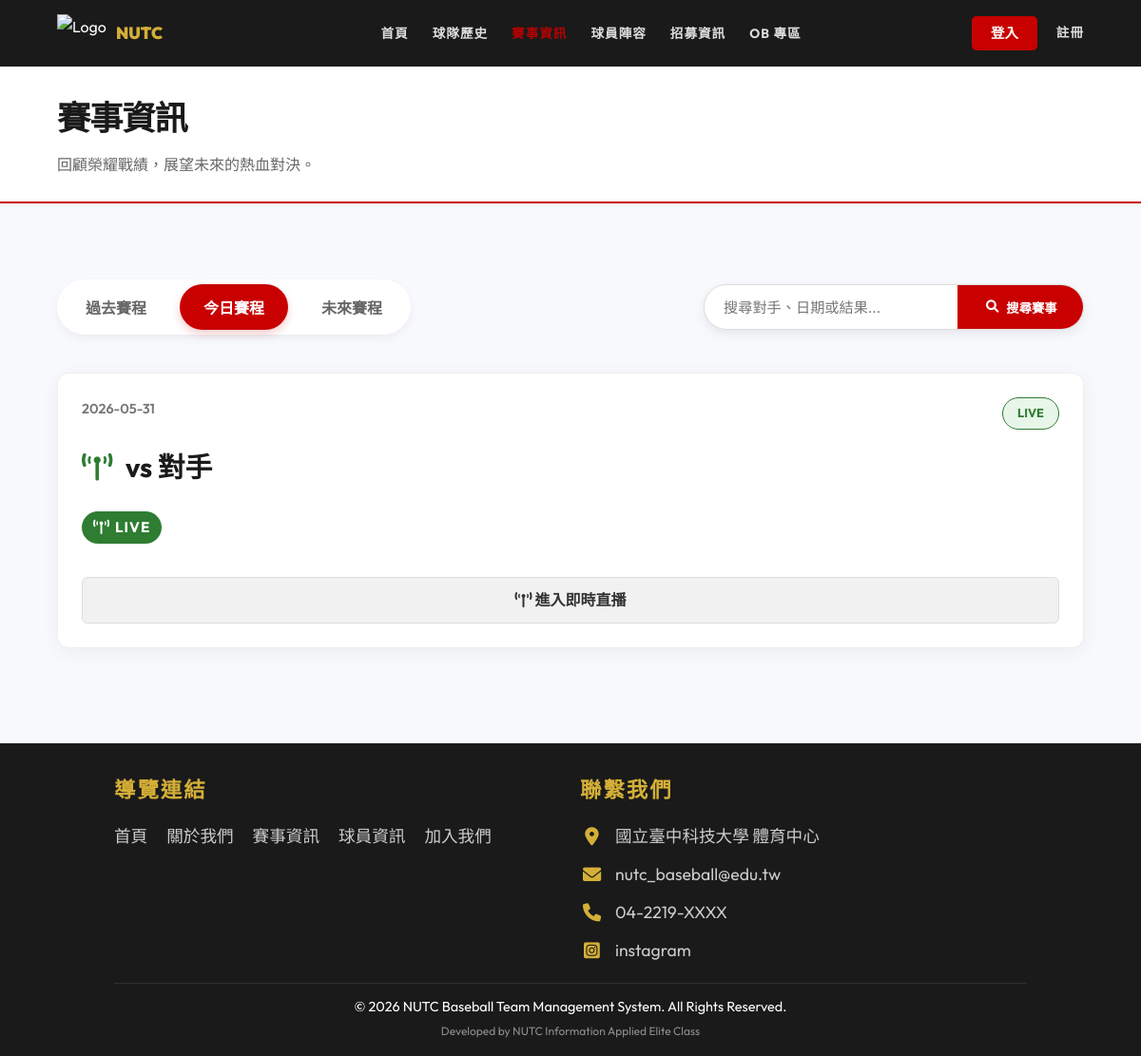
The app's page /matches.php with its own data.
### tables this page shows
CREATE TABLE `game` (
  `Game_id` int(11) NOT NULL COMMENT '比賽識別碼',
  `Team_Id` int(11) NOT NULL COMMENT '關聯 Team.team_Id',
  `game_date` date DEFAULT NULL COMMENT '比賽日期',
  `game_time` time DEFAULT NULL COMMENT '比賽時間 (如: 12:30)',
  `location` varchar(100) DEFAULT NULL COMMENT '比賽地點',
  `opponent` varchar(1000) DEFAULT NULL,
  `result` varchar(10) DEFAULT NULL COMMENT '比賽結果 (如：14 vs 12 勝)',
  `batting_first` varchar(10) DEFAULT NULL COMMENT '先攻或後攻'
);

CREATE TABLE `contact_us` (
  `id` int(11) NOT NULL,
  `icon_class` varchar(50) NOT NULL,
  `content_text` varchar(255) NOT NULL,
  `link` varchar(255) DEFAULT NULL
);

### includes/Database.php (called while the page is built, shortened)
<?php
class Database {
    private $pdo;
    public function __construct() {
        $host = 'localhost';
        $db   = 'baseball_web';
        $user = 'root';
        $pass = '';
        $charset = 'utf8mb4';
        $dsn = "mysql:host=$host;port=3306;dbname=$db;charset=$charset";
        $options = [
            PDO::ATTR_ERRMODE            => PDO::ERRMODE_EXCEPTION,
            PDO::ATTR_DEFAULT_FETCH_MODE => PDO::FETCH_ASSOC,
            PDO::ATTR_EMULATE_PREPARES   => false,
        ];
        try {
            $this->pdo = new PDO($dsn, $user, $pass, $options);
            $stmt = $this->pdo->query("DESCRIBE `player_game_details`");
            $cols = $stmt->fetchAll(PDO::FETCH_COLUMN);
        } catch (\PDOException $e) {
            throw new \PDOException($e->getMessage(), (int)$e->getCode());
        }
    }
    public function getAll($table) {
        $stmt = $this->pdo->query("SELECT * FROM `$table`");
        return $stmt->fetchAll();
    }
}

### includes/config.php (called while the page is built, shortened)
<?php
require_once 'Database.php';
$db = new Database();

### matches.php (the view, shortened to what this page needs)
<?php
require_once 'includes/header.php';
$matches = $db->getAll('game');
$pdo = $db->getPdo();
$live_stmt = $pdo->query("SELECT game_id FROM game_live_state WHERE is_ended = 0");
$live_game_ids = $live_stmt->fetchAll(PDO::FETCH_COLUMN) ?: [];
$search = $_GET['search'] ?? '';
usort($matches, function($a, $b) {
    return strtotime($b['game_date']) - strtotime($a['game_date']);
});
$today = date('Y-m-d');
$todayGames = array_filter($matches, function($m) use ($today, $live_game_ids) {
    return $m['game_date'] === $today || in_array($m['Game_id'], $live_game_ids);
});
$defaultTab = !empty($todayGames) ? 'today-matches' : 'past-matches';
?>
<div class="page-header">
    <h1>賽事資訊</h1>
    <p>回顧榮耀戰績，展望未來的熱血對決。</p>
</div>
<section class="matches-section">
    <div class="container">
        <div style="display: flex; justify-content: space-between; align-items: center; flex-wrap: wrap; gap: 20px; margin-bottom: 40px;">
            <div class="matches-tabs" style="margin-bottom: 0; display: flex; align-items: center; gap: 10px;">
                <button class="btn-tab <?= $defaultTab === 'past-matches' ? 'active' : '' ?>" data-target="past-matches" style="height: 48px;">過去賽程</button>
                <button class="btn-tab <?= $defaultTab === 'today-matches' ? 'active' : '' ?>" data-target="today-matches" style="height: 48px;">今日賽程</button>
                <button class="btn-tab" data-target="future-matches" style="height: 48px;">未來賽程</button>
            </div>
            <form method="GET" class="search-bar-container" style="margin-bottom: 0;">
                <input type="text" name="search" class="search-bar-input" placeholder="搜尋對手、日期或結果..." value="<?= htmlspecialchars($search) ?>">
                <button type="submit" class="search-bar-btn"><i class="fas fa-search"></i> 搜尋賽事</button>
            </form>
        </div>
        <div id="today-matches" class="matches-tab-content" style="display: <?= $defaultTab === 'today-matches' ? 'block' : 'none' ?>;">
            <?php if (empty($todayGames)): ?>
                <div class="empty-state-message">
                    <i class="fas fa-calendar-day"></i>
                    今日暫無賽程安排。
                </div>
            <?php else: ?>
                <div class="card-container">
                    <?php foreach ($todayGames as $g): ?>
                        <?php
                            $isLive = in_array($g['Game_id'], $live_game_ids) && empty($g['result']);
                        ?>
                        <div class="card match-item" data-search="<?= htmlspecialchars(strtolower($g['opponent'] . ' ' . $g['game_date'])) ?>">
                            <div class="card-content" style="display: flex; flex-direction: column; height: 100%;">
                                <div style="flex-grow: 1;">
                                    <div class="match-card-header">
                                        <span class="match-card-date"><?= $g['game_date'] ?></span>
                                        <?php if ($isLive): ?>
                                            <span class="badge badge-live">LIVE</span>
                                        <?php else: ?>
                                            <span class="badge badge-today">TODAY</span>
                                        <?php endif; ?>
                                    </div>
                                    <h3 class="card-title match-card-title-lg">
                                        <?php if ($isLive): ?>
                                            <i class="fas fa-broadcast-tower" style="margin-right: 8px; color: #2e7d32;"></i>
                                        <?php endif; ?>
                                        vs <?= htmlspecialchars($g['opponent']) ?>
                                    </h3>
                                    <p class="match-card-result-lg">
                                        <?php if ($isLive): ?>
                                            <span style="background: #2e7d32; color: white; padding: 4px 12px; border-radius: 50px; font-size: 0.95rem; font-weight: 700; display: inline-block;"><i class="fas fa-broadcast-tower" style="margin-right: 5px;"></i>LIVE</span>
                                        <?php elseif (!empty($g['result'])): ?>
                                            <?= htmlspecialchars($g['result']) ?>
                                        <?php else: ?>
                                            <?= htmlspecialchars($g['game_time'] ?? '時間未定') ?>
                                        <?php endif; ?>
                                    </p>
                                </div>
                                <a href="game_detail.php?id=<?= $g['Game_id'] ?>" style="display: block; text-align: center; padding: 10px; margin-top: 15px; border-radius: 6px; text-decoration: none; background: #f1f1f1; color: #333; font-weight: 600; border: 1px solid #ddd; transition: 0.3s;" onmouseover="this.style.background='var(--primary)'; this.style.color='white'; this.style.borderColor='var(--primary)';" onmouseout="this.style.background='#f1f1f1'; this.style.color='#333'; this.style.borderColor='#ddd';">
                                    <?php if ($isLive): ?>
                                        <i class="fas fa-broadcast-tower"></i> 進入即時直播
                                    <?php else: ?>
                                        <i class="fas fa-chart-line"></i> 查看賽事數據
                                    <?php endif; ?>
                                </a>
                            </div>
                        </div>
                    <?php endforeach; ?>
                </div>
            <?php endif; ?>
        </div>
    </div>
</section>
<?php require_once 'includes/footer.php'; ?>

### includes/footer.php (shortened to what this page needs)
<?php
$contactInfos = $db->getAll('contact_us');
?>
<footer>
    <div class="footer-content">
        <div class="footer-section">
            <h3>導覽連結</h3>
            <ul class="footer-links">
                <li><a href="index.php">首頁</a></li>
                <li><a href="about.php">關於我們</a></li>
                <li><a href="matches.php">賽事資訊</a></li>
                <li><a href="players.php">球員資訊</a></li>
                <li><a href="join.php">加入我們</a></li>
            </ul>
        </div>
        <div class="footer-section">
            <h3>聯繫我們</h3>
            <div class="footer-contact-list">
                <?php if (empty($contactInfos)): ?>
                    <p class="footer-contact-empty">尚未設定聯絡資訊</p>
                <?php else: ?>
                    <?php foreach ($contactInfos as $c): ?>
                        <p class="footer-contact-item">
                            <i class="<?= htmlspecialchars($c['icon_class']) ?>"></i>
                            <?php if (!empty($c['link'])): ?>
                                <a href="<?= htmlspecialchars($c['link']) ?>" target="_blank"><?= htmlspecialchars($c['content_text']) ?></a>
                            <?php else: ?>
                                <span><?= htmlspecialchars($c['content_text']) ?></span>
                            <?php endif; ?>
                        </p>
                    <?php endforeach; ?>
                <?php endif; ?>
            </div>
        </div>
    </div>
    <div class="footer-bottom">
        &copy; 2026 NUTC Baseball Team Management System. All Rights Reserved.
        <br><small style="opacity: 0.5;">Developed by NUTC Information Applied Elite Class</small>
    </div>
</footer>
</body>
</html>

### assets/css/style.css (style rules this page uses)
:root { --primary: #C80000; --secondary: #D4AF37; --bg-white: #FFFFFF; --bg-dark: #1A1A1A; --text-white: #FFFFFF; --text-dark: #1A1A1A; --gray-light: #F4F4F4; --transition: all 0.3s ease-in-out; }
* { margin: 0; padding: 0; box-sizing: border-box; font-family: 'Outfit', 'Noto Sans TC', -apple-system, sans-serif; }
body { background-color: #f7f9fc; color: var(--text-dark); line-height: 1.7; }
section { padding: 60px 10%; background-color: transparent; }
.page-header { padding: 25px 5%; background-color: #fff; border-bottom: 2px solid var(--primary); margin-bottom: 20px; text-align: left; }
.page-header h1 { font-size: 2.2rem; font-weight: 900; color: var(--bg-dark); text-transform: uppercase; letter-spacing: -1px; margin: 0; position: relative; display: inline-block; }
.page-header p { font-size: 1rem; color: #666; margin-top: 5px; font-weight: 500; }
section { padding: 80px 10%; }
.card-container { display: grid; grid-template-columns: repeat(auto-fit, minmax(300px, 1fr)); gap: 40px; }
.card { background: var(--bg-white); border-radius: 12px; overflow: hidden; box-shadow: 0 4px 20px rgba(0,0,0,0.05); transition: var(--transition); border: 1px solid #eee; }
.card-content { padding: 25px; }
.card-title { font-size: 1.5rem; font-weight: 700; margin-bottom: 10px; }
footer { background: var(--bg-dark); color: var(--text-white); padding: 30px 10% 15px; margin-top: 40px; }
.footer-content { display: grid; grid-template-columns: repeat(auto-fit, minmax(200px, 1fr)); gap: 20px; margin-bottom: 20px; }
.footer-section h3 { margin-bottom: 15px; font-size: 1.4rem; letter-spacing: 2px; color: var(--secondary); }
.footer-links { list-style: none; padding: 0; display: flex; flex-direction: row; flex-wrap: wrap; gap: 10px 20px; }
.footer-links a { color: #ccc; text-decoration: none; transition: color 0.3s, transform 0.3s; font-size: 1.1rem; }
.footer-contact-list { display: flex; flex-direction: column; gap: 10px; }
.footer-contact-item { margin: 0; font-size: 1.1rem; color: #ccc; display: flex; align-items: center; gap: 12px; }
.footer-contact-item i { color: var(--secondary); font-size: 1.2rem; width: 25px; text-align: center; }
.footer-contact-item a { color: #ccc; text-decoration: none; transition: color 0.3s; }
.footer-bottom { text-align: center; padding-top: 12px; border-top: 1px solid rgba(255,255,255,0.1); font-size: 0.9rem; }
.container { max-width: 1500px; margin: 0 auto; }
.badge { padding: 5px 15px; border-radius: 50px; font-weight: 700; font-size: 0.8rem; }
.search-bar-container { display: flex; align-items: center; background: white; padding: 0; border-radius: 50px; border: 1px solid #ddd; margin-bottom: 30px; width: 100%; max-width: 400px; box-sizing: border-box; height: 48px; overflow: hidden; box-shadow: 0 4px 12px rgba(0,0,0,0.08); transition: border-color 0.3s, box-shadow 0.3s; }
.search-bar-input { flex: 1; padding: 0 20px; border: none !important; background: transparent !important; font-size: 0.95rem; outline: none !important; height: 100%; color: #333; }
.search-bar-btn { height: 100%; padding: 0 30px; background: var(--primary); color: white; border: none; border-radius: 0; cursor: pointer; font-weight: 700; transition: background 0.3s; display: flex; align-items: center; justify-content: center; gap: 8px; white-space: nowrap; flex-shrink: 0; }

### assets/css/matches.css (style rules this page uses)
.matches-section { padding: 60px 5%; }
.match-card-header { display: flex; justify-content: space-between; align-items: flex-start; margin-bottom: 15px; }
.match-card-date { font-size: 0.9rem; color: #777; font-weight: 600; }
.match-card-title-lg { font-size: 1.8rem; margin-bottom: 15px; }
.match-card-result-lg { font-size: 1.5rem; font-weight: 900; color: #1a1a1a; margin-bottom: 20px; letter-spacing: 1px; }
.matches-tabs { display: flex; gap: 10px; background: #fff; padding: 5px; border-radius: 50px; box-shadow: 0 4px 10px rgba(0,0,0,0.05); }
.btn-tab { background: transparent; border: none; padding: 10px 25px; border-radius: 50px; font-size: 1rem; font-weight: 700; color: #666; cursor: pointer; transition: var(--transition); }
.btn-tab.active { background: var(--primary); color: #fff; box-shadow: 0 4px 10px rgba(200, 0, 0, 0.2); }
.badge-live { background: #E8F5E9; color: #2E7D32; border: 1px solid #2E7D32; }

### records on screen
game: game_date "2026-05-31", result "LIVE", opponent "對手"
contact_us: content_text "國立臺中科技大學 體育中心"
contact_us: content_text "nutc_baseball@edu.tw"
contact_us: content_text "04-2219-XXXX"
contact_us: content_text "instagram"
